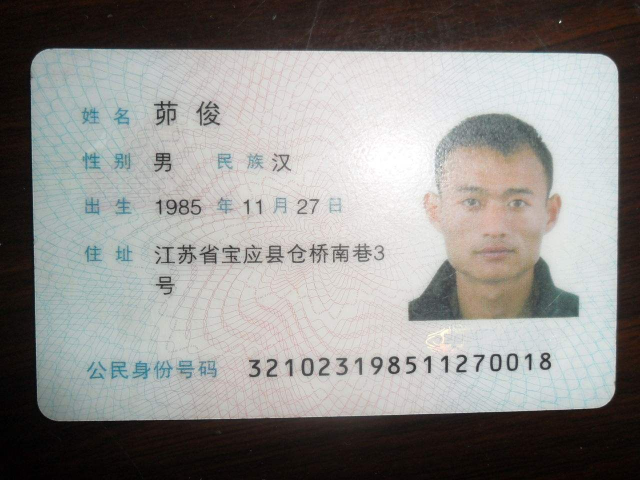
#> input picture tamper_data/good/0037.jpg, 1280 x 960 px (shown at 1/2 size)
$ python -i noise_detector.py   (imports and definitions only)   (older library calls are emulated)
#> lines starting #> are read from the running program, lines starting #| are printed output that depends on the picture; after the words box and inside, x2 and y2 are one past the last pixel; in counts of white or black regions, pixels touching at a corner belong together
#> further down, picture is the input picture: shape (960, 1280, 3); mean B, G, R 139.1, 141.5, 143
"""
噪声一致性检测器

基于 Mahdian & Saic (2009) 的方法
通过检测局部噪声水平的不一致性来识别篡改区域
"""

import cv2
import numpy as np
from typing import Optional, Tuple
from scipy import ndimage


class NoiseConsistencyDetector:
    """
    噪声一致性检测器

    原理：
    - 每个相机传感器都有固定的噪声模式
    - 篡改区域的噪声模式会与原始区域不一致
    - 通过估计局部噪声水平，检测不一致区域
    """

    def __init__(self, block_size: int = 32, neighbor_radius: int = 1):
        """
        初始化噪声一致性检测器

        Args:
            block_size: 分块大小
            neighbor_radius: 邻域半径
        """
        self.block_size = block_size
        self.neighbor_radius = neighbor_radius

    def estimate_noise_level(self, image: np.ndarray) -> np.ndarray:
        """
        估计图像的局部噪声水平

        使用Mihcak方法：通过高通滤波估计噪声方差

        Args:
            image: 输入图像

        Returns:
            noise_map: 噪声水平图
        """
        # 转灰度
        if len(image.shape) == 3:
            gray = cv2.cvtColor(image, cv2.COLOR_BGR2GRAY)
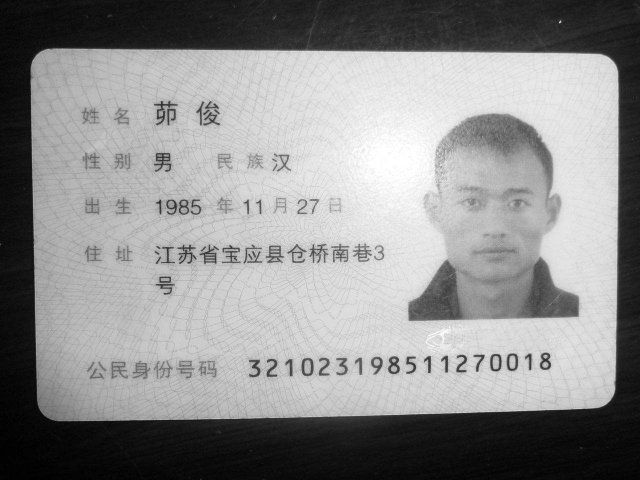
#> gray: shape (960, 1280) (shown at 1/2 size); min 0, max 255, mean 141.7
        else:
            gray = image

        # 方法1：使用Laplacian算子估计噪声
        laplacian = cv2.Laplacian(gray, cv2.CV_64F)
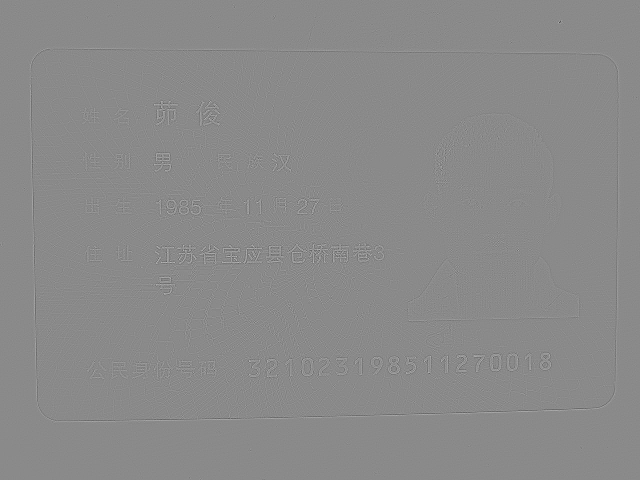
#> laplacian: shape (960, 1280) float64 (shown at 1/2 size); min -311, max 263, mean 0; drawn with min black and max white

        # 分块计算噪声方差
        h, w = gray.shape
#> h = 960; w = 1280
        n_blocks_h = h // self.block_size
#> n_blocks_h = 30
        n_blocks_w = w // self.block_size
#> n_blocks_w = 40

        noise_map = np.zeros((n_blocks_h, n_blocks_w))

        for i in range(n_blocks_h):
            for j in range(n_blocks_w):
                block = laplacian[i*self.block_size:(i+1)*self.block_size,
                                 j*self.block_size:(j+1)*self.block_size]
                # 噪声方差估计
                noise_map[i, j] = np.var(block)
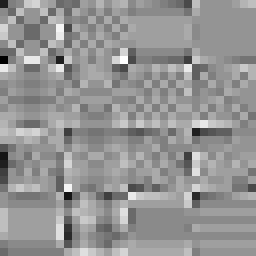
#> block: shape (32, 32) float64 (shown 8 times larger); min -14, max 10, mean -0.00879; drawn with min black and max white
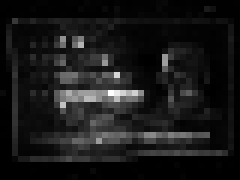
#> noise_map: shape (30, 40) float64 (shown 6 times larger); min 2.28, max 3577.7, mean 354.3; drawn with min black and max white

        return noise_map

    # [38 lines left out: function estimate_noise_wavelet, not called in this run]

    def detect_inconsistency(self, noise_map: np.ndarray) -> np.ndarray:
        """
        检测噪声不一致区域

        计算每个块与周围块的噪声差异

        Args:
            noise_map: 噪声水平图 (block_size缩放后)

        Returns:
            inconsistency: 不一致性分数图
        """
        h, w = noise_map.shape
#> h = 30; w = 40
        inconsistency = np.zeros_like(noise_map)

        for i in range(1, h - 1):
            for j in range(1, w - 1):
                # 获取邻域
                neighbors = []
                for di in range(-self.neighbor_radius, self.neighbor_radius + 1):
                    for dj in range(-self.neighbor_radius, self.neighbor_radius + 1):
                        if di == 0 and dj == 0:
                            continue
                        ni, nj = i + di, j + dj
                        if 0 <= ni < h and 0 <= nj < w:
                            neighbors.append(noise_map[ni, nj])

                if len(neighbors) > 0:
                    mean = np.mean(neighbors)
                    std = np.std(neighbors)

                    if std > 0:
                        # z-score
                        inconsistency[i, j] = abs(noise_map[i, j] - mean) / std
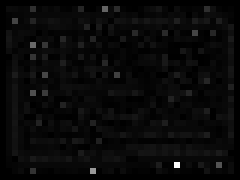
#> inconsistency: shape (30, 40) float64 (shown 6 times larger); min 0, max 23.18, mean 0.9; drawn with min black and max white

        return inconsistency

    # [28 lines left out: function detect, not called in this run]

    def get_mask(self, heatmap: np.ndarray,
                 threshold: Optional[float] = None) -> np.ndarray:
        """
        生成二值掩码

        Args:
            heatmap: 热力图
            threshold: 阈值

        Returns:
            mask: 二值掩码
        """
        heatmap_uint8 = (heatmap * 255).astype(np.uint8)

        if threshold is None:
            # Otsu自适应阈值
            _, mask = cv2.threshold(heatmap_uint8, 0, 255,
                                    cv2.THRESH_BINARY + cv2.THRESH_OTSU)
        else:
            _, mask = cv2.threshold(heatmap_uint8, int(threshold * 255), 255,
                                    cv2.THRESH_BINARY)

        return mask

    def detect_full(self, image: np.ndarray) -> Tuple[np.ndarray, np.ndarray, np.ndarray]:
        """
        完整检测流程

        Args:
            image: 输入图像

        Returns:
            (heatmap, mask, noise_map)
        """
        # 估计噪声
        noise_map = self.estimate_noise_level(image)

        # 检测不一致性
        inconsistency = self.detect_inconsistency(noise_map)

        # 上采样
        h, w = image.shape[:2]
#> h = 960; w = 1280
        heatmap = cv2.resize(inconsistency, (w, h))

        # 归一化
        if heatmap.max() > 0:
            heatmap = heatmap / heatmap.max()

        heatmap = cv2.GaussianBlur(heatmap, (5, 5), 0)

        # 生成掩码
        mask = self.get_mask(heatmap)
#> in get_mask, `_, mask = cv2.threshold(heatmap_uint8, 0, 255, cv2.THRESH_BINARY + cv2..`:
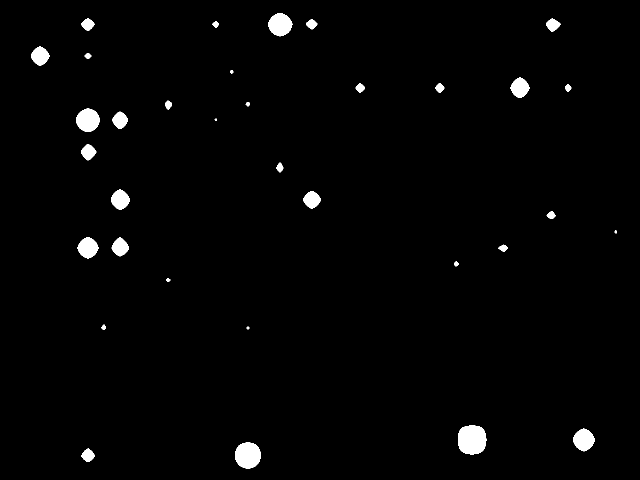
#> mask: shape (960, 1280) (shown at 1/2 size); 1.7% white; 34 white regions (1 under 20 px), largest, box (x1, y1, x2, y2) and area: (916, 851, 973, 909) 2774, (470, 885, 522, 938) 2146, (152, 217, 199, 264) 1672

        # 噪声图上采样
        noise_map_full = cv2.resize(noise_map, (w, h))
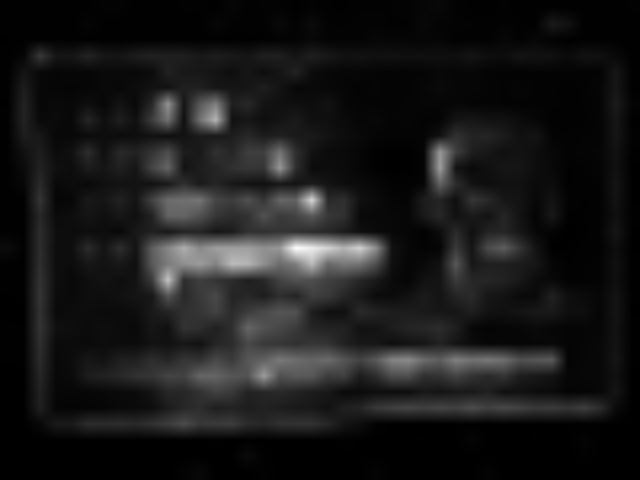
#> noise_map_full: shape (960, 1280) float64 (shown at 1/2 size); min 2.3, max 3545, mean 354.3; drawn with min black and max white

        return heatmap, mask, noise_map_full


# [27 lines left out: function detect_noise_inconsistency, not called in this run]


# [13 lines not run here, left out]

>>> import cv2
>>> picture = cv2.imread('../../tamper_data/good/0037.jpg')
>>> result = NoiseConsistencyDetector().detect_full(picture)

$ run again, on tamper_data/good/0038.jpg
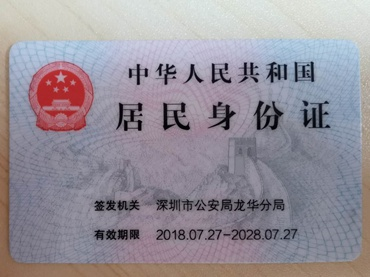
#> input picture tamper_data/good/0038.jpg, 370 x 277 px
#> picture is the input picture: shape (277, 370, 3); mean B, G, R 152.7, 143.8, 149.9
#> in get_mask, `_, mask = cv2.threshold(heatmap_uint8, 0, 255, cv2.THRESH_BINARY + cv2..`:
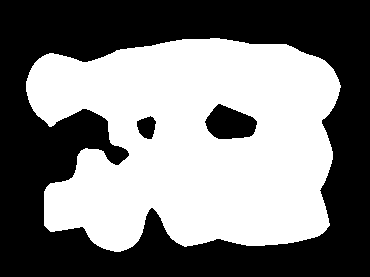
#> mask: shape (277, 370); 49.1% white; 1 white region, box (x1, y1, x2, y2) and area: (26, 38, 341, 252) 50360
#> in detect_full, `noise_map_full = cv2.resize(noise_map, (w, h))`:
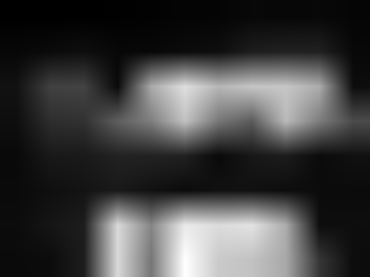
#> noise_map_full: shape (277, 370) float64; min 18.4, max 3554.5, mean 909.7; drawn with min black and max white

$ run again, on tamper_data/good/0039.jpg
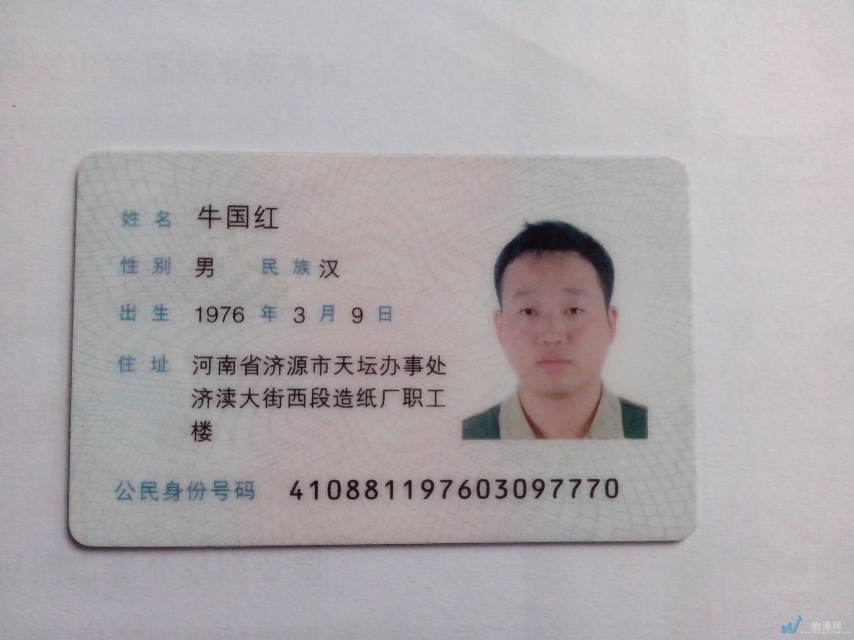
#> input picture tamper_data/good/0039.jpg, 2560 x 1920 px (shown at 1/3 size)
#> picture is the input picture: shape (1920, 2560, 3); mean B, G, R 171.5, 168.6, 173.7
#> in get_mask, `_, mask = cv2.threshold(heatmap_uint8, 0, 255, cv2.THRESH_BINARY + cv2..`:
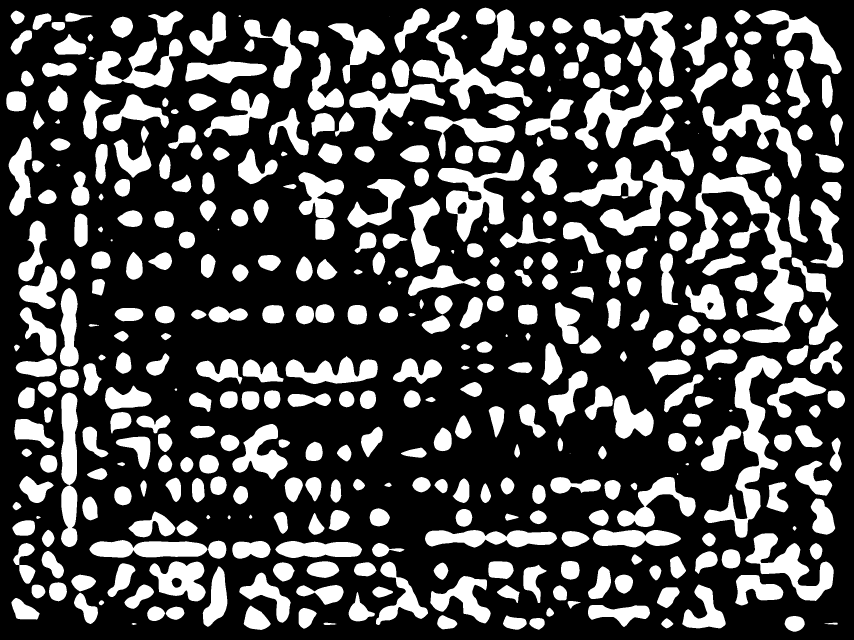
#> mask: shape (1920, 2560) (shown at 1/3 size); 29.5% white; 415 white regions (5 under 20 px), largest, box (x1, y1, x2, y2) and area: (2056, 517, 2411, 1029) 42358, (2112, 1066, 2346, 1613) 32305, (1237, 34, 1598, 330) 23805
#> in detect_full, `noise_map_full = cv2.resize(noise_map, (w, h))`:
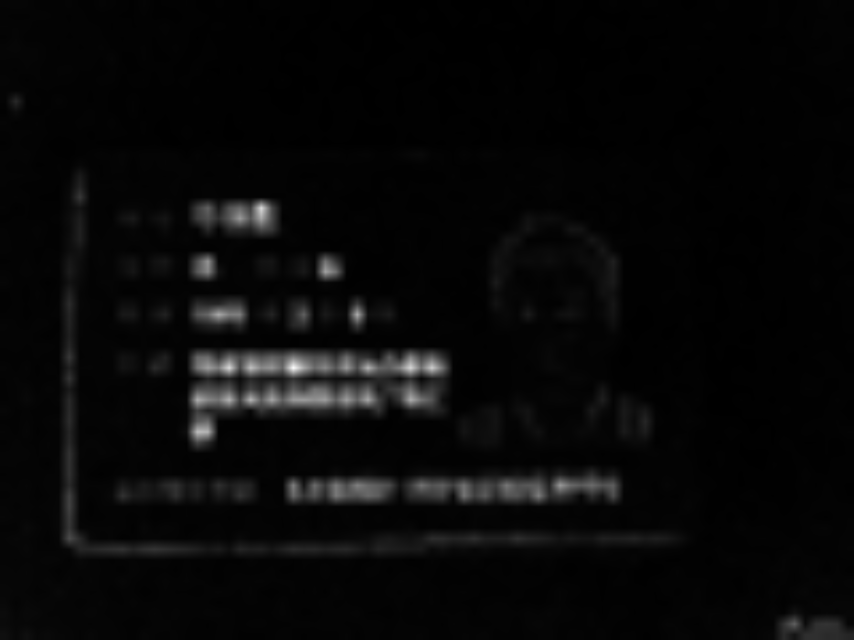
#> noise_map_full: shape (1920, 2560) float64 (shown at 1/3 size); min 6.12, max 1026.2, mean 40.3; drawn with min black and max white

$ run again, on tamper_data/good/0221.jpg
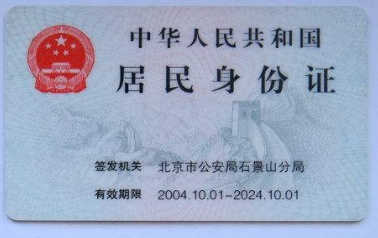
#> input picture tamper_data/good/0221.jpg, 378 x 238 px
#> picture is the input picture: shape (238, 378, 3); mean B, G, R 193, 167.9, 156.9
#> mask: shape (238, 378); 39.6% white; 1 white region, box (x1, y1, x2, y2) and area: (27, 32, 330, 215) 35585
#> in detect_full, `noise_map_full = cv2.resize(noise_map, (w, h))`:
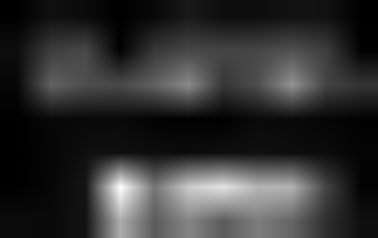
#> noise_map_full: shape (238, 378) float64; min 68.13, max 6733.1, mean 1376.2; drawn with min black and max white
